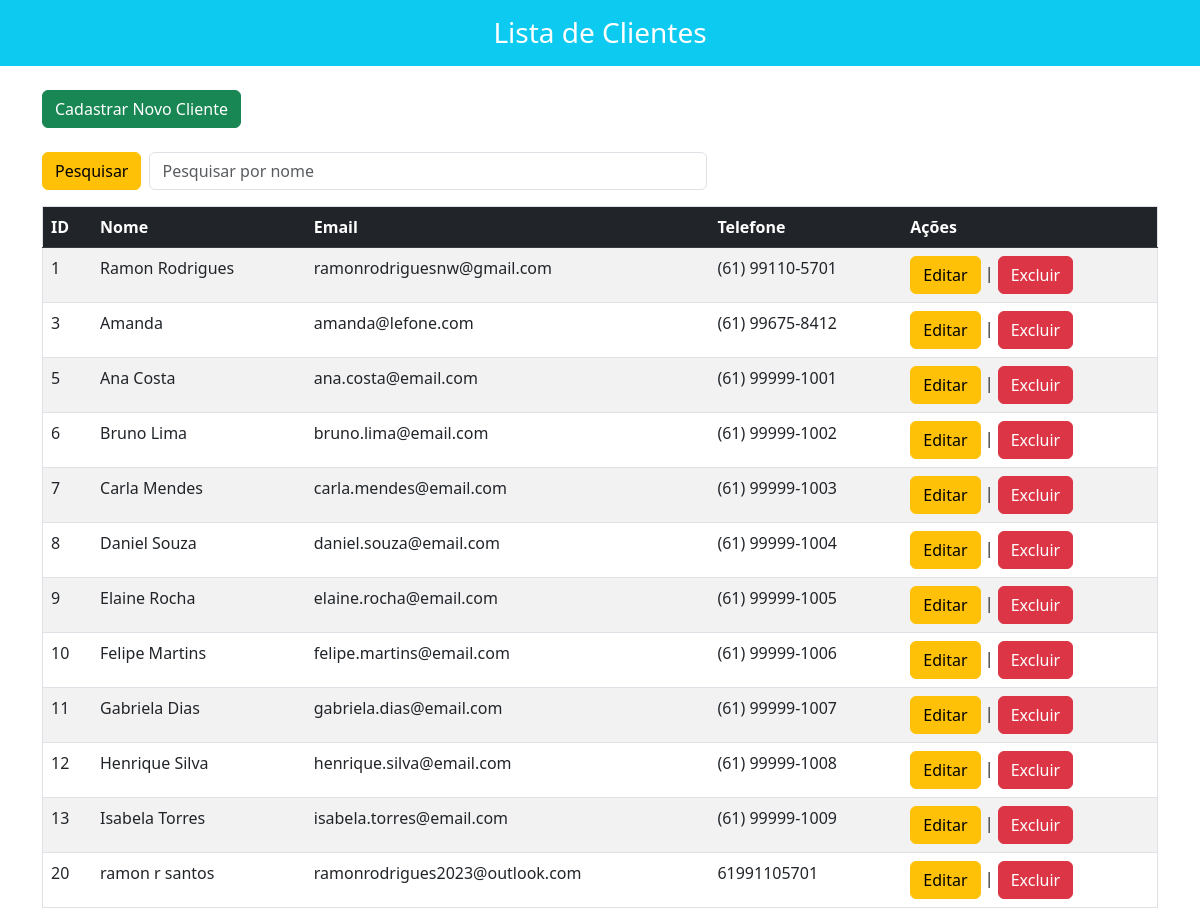
The page / on the database its author committed.
### tables this page shows
CREATE TABLE clientes (    id INTEGER PRIMARY KEY AUTOINCREMENT,    nome TEXT NOT NULL,    email TEXT NOT NULL,    telefone TEXT NOT NULL);

### application/controllers/Clientes.php (called while the page is built, shortened)
<?php
class Clientes extends CI_Controller {
    public function __construct() {
        $this->load->model('Cliente_model');
        $this->load->helper(array('form', 'url'));
    }
    public function index() {
        $dados['clientes'] = $this->db->get('clientes')->result();
        $this->load->view('clientes/index', $dados);
    }
}

### index.php (called while the page is built, shortened)
<?php
require_once BASEPATH.'core/CodeIgniter.php';

### application/views/clientes/index.php (the view, shortened to what this page needs)
<!DOCTYPE html>
<html>
<head>
    <link href="https://cdn.jsdelivr.net/npm/bootstrap@5.3.0/dist/css/bootstrap.min.css" rel="stylesheet" />
</head>
<body>
<div class="bg-info text-white py-3 mb-4">
    <div class="container">
        <h1 class="h3 m-0 text-center">Lista de Clientes</h1>
    </div>
</div>
<div class="container">
<a href="<?php echo site_url('clientes/create'); ?>" class="btn btn-success">Cadastrar Novo Cliente</a><br><br>
<form action="<?= site_url('clientes') ?>" method="get" class="d-flex align-items-center mb-3">
    <button type="submit" class="btn btn-warning me-2">Pesquisar</button>
    <input type="text" name="busca" class="form-control w-50" placeholder="Pesquisar por nome" value="<?php echo $this->input->get('busca'); ?>" />
</form>
<?php if (!empty($clientes)) : ?>
    <table border="1" cellpadding="5" cellspacing="0" class="table table-striped table-hover">
        <thead class="table-dark">
            <tr>
                <th>ID</th>
                <th>Nome</th>
                <th>Email</th>
                <th>Telefone</th>
                <th>Ações</th>
            </tr>
        </thead>
        <tbody>
            <?php foreach ($clientes as $cliente): ?>
            <tr>
                <td><?= $cliente->id ?></td>
                <td><?= htmlspecialchars($cliente->nome) ?></td>
                <td><?= htmlspecialchars($cliente->email) ?></td>
                <td><?= htmlspecialchars($cliente->telefone) ?></td>
                <td>
                    <a href="<?= site_url('clientes/editar/'.$cliente->id) ?>" class="btn btn-warning">Editar</a> |
                    <a href="<?= site_url('clientes/excluir/'.$cliente->id) ?>" onclick="return confirm('Tem certeza que deseja excluir?')" class="btn btn-danger">Excluir</a>
                </td>
            </tr>
            <?php endforeach; ?>
        </tbody>
    </table>
<?php else: ?>
    <p>Nenhum cliente encontrado.</p>
<?php endif; ?>
</div>
</body>
</html>

### rows shown on the page
clientes: id "1", nome "Ramon Rodrigues", email "ramonrodriguesnw@gmail.com", telefone "(61) 99110-5701"
clientes: id "3", nome "Amanda", email "amanda@lefone.com", telefone "(61) 99675-8412"
clientes: id "5", nome "Ana Costa", email "ana.costa@email.com", telefone "(61) 99999-1001"
clientes: id "6", nome "Bruno Lima", email "bruno.lima@email.com", telefone "(61) 99999-1002"
clientes: id "7", nome "Carla Mendes", email "carla.mendes@email.com", telefone "(61) 99999-1003"
clientes: id "8", nome "Daniel Souza", email "daniel.souza@email.com", telefone "(61) 99999-1004"
clientes: id "9", nome "Elaine Rocha", email "elaine.rocha@email.com", telefone "(61) 99999-1005"
clientes: id "10", nome "Felipe Martins", email "felipe.martins@email.com", telefone "(61) 99999-1006"
clientes: id "11", nome "Gabriela Dias", email "gabriela.dias@email.com", telefone "(61) 99999-1007"
clientes: id "12", nome "Henrique Silva", email "henrique.silva@email.com", telefone "(61) 99999-1008"
clientes: id "13", nome "Isabela Torres", email "isabela.torres@email.com", telefone "(61) 99999-1009"
clientes: id "20", nome "ramon r santos", email "ramonrodrigues2023@outlook.com", telefone "61991105701"
